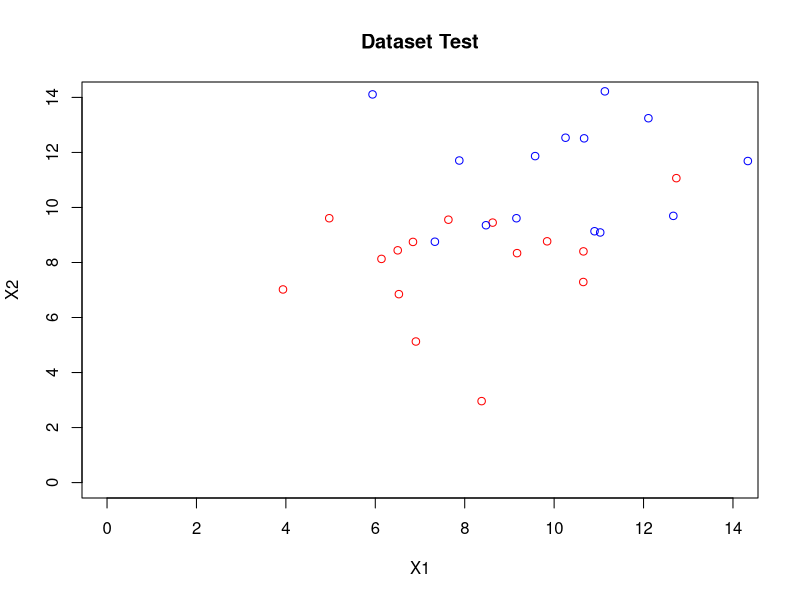

Write R code to recreate this figure. (Note: this script raises an error after producing the figure.)
#1
set.seed(134678)

X1 <- cbind(c(rnorm(50,8,2)), c(rnorm(50,8,2)), c(rep(1,50)));
X2 <- cbind(c(rnorm(50,11,2)), c(rnorm(50,11,2)), c(rep(0,50)));
matriz <- rbind(X1,X2)

#2
indice_test <- c(sample(c(1:50),15), sample(c(51:100),15))
dataset_train <- matriz[-indice_test,]
dataset_test <- matriz[indice_test,]

#3
pdf("Grafica_dataset_test.pdf")
plot(0:14,0.:14,type='n',main='Dataset Test',xlab = 'X1',ylab = 'X2')
points(dataset_test[1:15,1],dataset_test[1:15,2], col='red')
points(dataset_test[16:30,1],dataset_test[16:30,2], col='blue')
dev.off()
#4
#dataset_train[,3]
numTree=1
#errors <- list()
errorMean <- array()
models <- list()
for(i in 1:7){
  set.seed(134678)
  models[[i]] <- randomForest(x=dataset_train[,-3], y=as.factor(dataset_train[,3]), xtest=dataset_test[,-3],ytest=as.factor(dataset_test[,3]),ntree=numTree)
  #errors[[i]] <- models[[i]]$err.rate[,1]
  errorMean[i] <- mean(models[[i]]$err.rate[,1])
  numTree <- numTree*10
}
#4
#Se puede observar que el promedio de errores de cada ensamble es:
#[1] 0.1250000 0.1647143 0.1383286 0.1363614 0.1404561 0.1419866 0.1431814
#
#6